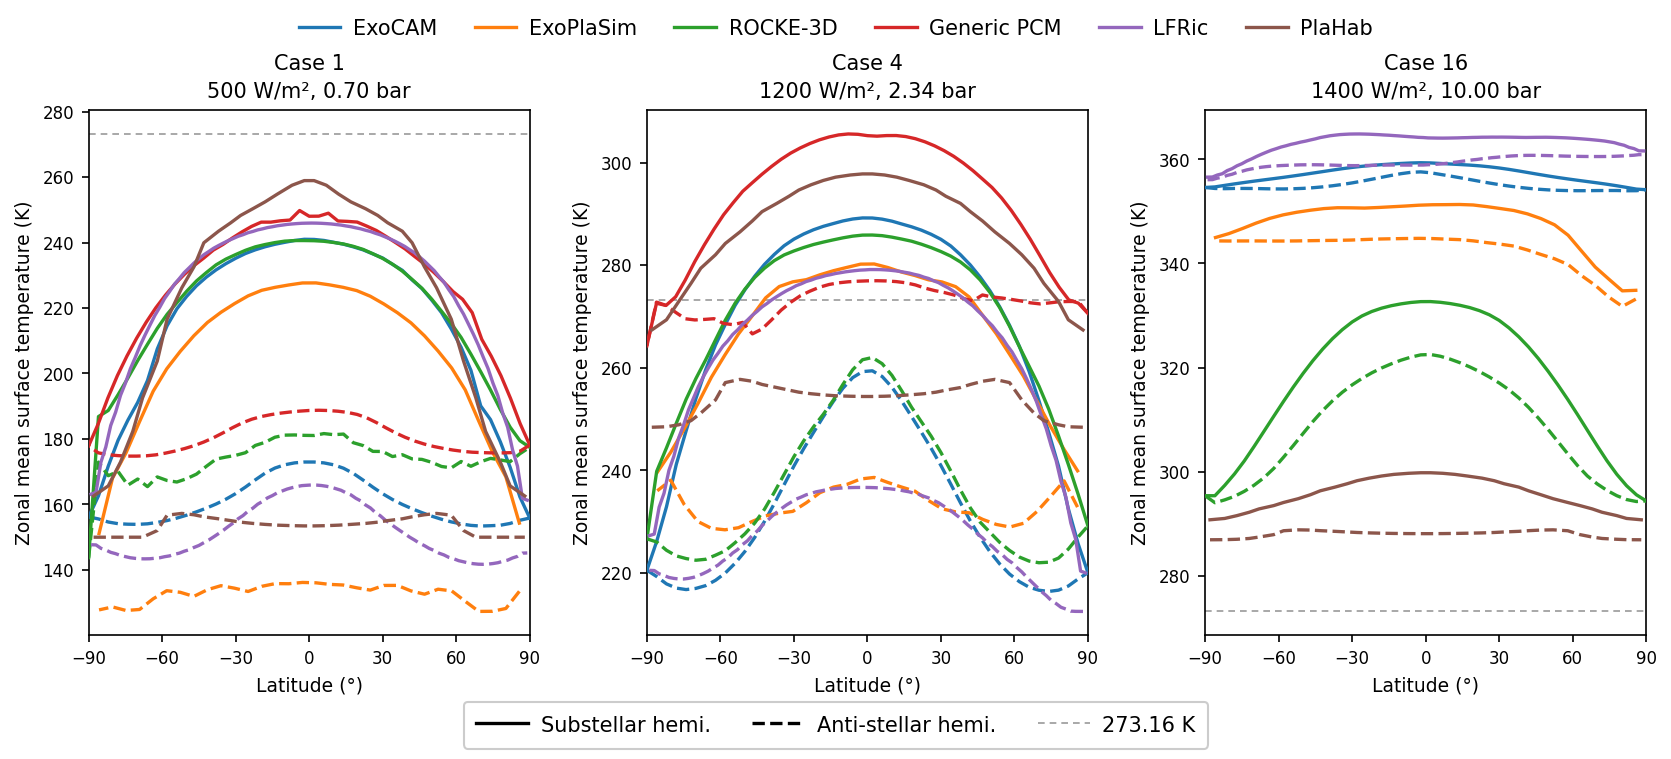

Write Python code to recreate this figure.
#
# Zonal mean surface temperature: Selected Cases
# Layout: 1 row x 3 columns (Cases 1, 4, 16)
# Solid lines: substellar hemisphere zonal mean; dashed: anti-stellar hemisphere.
#
# Companion to fig_profiles_temp_select.py, which shows the same three cases in
# the vertical. Here the average is taken along longitude at each latitude, so
# the figure carries the meridional structure the profile figure integrates
# away, and the day/night convention is the same in both.
#
# PlaHab is included here although it is absent from the vertical profile
# figure: it is two-dimensional and so has no profile to plot, but it does
# resolve latitude, and its caseN_tsurf.out files exist for exactly the three
# selected cases. HEXTOR and ExoColumn are not included. ExoColumn is a single
# column and has no latitude at all. HEXTOR does resolve latitude -- 18 belts --
# but submitted only the global summary file, so no per-belt output exists in
# the archive; its belts are also in the tidally locked coordinate rather than
# the geographic latitude used here, so they would need transforming even once
# supplied.
#
import warnings
warnings.filterwarnings('ignore', category=DeprecationWarning)

import netCDF4
import numpy as np
import matplotlib.pyplot as plt

tfreeze = 273.16

# Checked against the reported global means: recombining the two hemispheric
# curves and area weighting in latitude returns each model's submitted global
# mean to 0.03 K for ROCKE-3D, LFRic and PlaHab. ExoCAM, ExoPlaSim and the
# Generic PCM come back about 1 K low, which is the flat half-and-half
# recombination, not the curves: those grids either carry a column exactly on
# the terminator, which belongs to neither hemisphere and is dropped, or split
# unevenly. Averaging their fields over all longitudes instead reproduces the
# reported means to 0.1 K.

# Colors follow fig_profiles_temp_select.py, with PlaHab taking the color it
# carries in the allcases figures.
MODEL_STYLES = {
    'ExoCAM':    dict(color='#1f77b4', lw=1.6),
    'ExoPlaSim': dict(color='#ff7f0e', lw=1.6),
    'ROCKE-3D':  dict(color='#2ca02c', lw=1.6),
    'PCM':       dict(color='#d62728', lw=1.6),
    'LFRic':     dict(color='#9467bd', lw=1.6),
    'PlaHab':    dict(color='#8c564b', lw=1.6),
}
MODEL_LABELS = {
    'ExoCAM':    'ExoCAM',
    'ExoPlaSim': 'ExoPlaSim',
    'ROCKE-3D':  'ROCKE-3D',
    'PCM':       'Generic PCM',
    'LFRic':     'LFRic',
    'PlaHab':    'PlaHab',
}


# -- helpers ---------------------------------------------------------

def roll_to_180(data, lon):
    """Roll a (..., lon) field and its lon vector from [0, 360) to [-180, 180)."""
    idx = np.searchsorted(lon, 180.0)
    return (np.concatenate([data[..., idx:], data[..., :idx]], axis=-1),
            np.concatenate([lon[idx:] - 360.0, lon[:idx]]))


def read_nc(path, var, lat_var='lat', lon_var='lon', avg_axis=None, offset=0.0):
    with netCDF4.Dataset(path) as ds:
        raw  = ds.variables[var]
        data = (np.average(raw, axis=avg_axis) if avg_axis is not None else np.array(raw))
        data = np.squeeze(np.asarray(data, dtype=float)) + offset
        lat  = np.array(ds.variables[lat_var])
        lon  = np.array(ds.variables[lon_var])
    return data, lat, lon


def hemi_zonal_mean(data2d, lon, lon_ss=0.0, day=True):
    """Mean along longitude over one hemisphere, at each latitude.

    data2d : (nlat, nlon)
    day    : True -> substellar hemisphere, False -> anti-stellar
    Returns (nlat,). NaN-safe, and unweighted in longitude because every grid
    used here is uniform in longitude, so a cell-width weight is a constant.
    """
    cos_d = np.cos(np.radians(lon - lon_ss))
    mask  = (cos_d > 0) if day else (cos_d < 0)
    data  = np.asarray(data2d, dtype=float)
    w     = mask[np.newaxis, :] * np.isfinite(data)
    return np.where(np.isfinite(data), data, 0.0).dot(mask * 1.0) / w.sum(axis=1)


def both_hemis(data2d, lat, lon, lon_ss=0.0):
    return (lat,
            hemi_zonal_mean(data2d, lon, lon_ss, day=True),
            hemi_zonal_mean(data2d, lon, lon_ss, day=False))


# -- ExoCAM ----------------------------------------------------------
# Substellar point at native lon = 180, so the grid is left unrolled.
_d = '/models/data/samosa/exocam'
Ts_exocam, lat_exocam, lon_exocam = zip(*[
    read_nc(f'{_d}/samosa{c}.cam.h0.avg.nc', 'TS', avg_axis=0) for c in (1, 4, 16)])
exocam = [both_hemis(t, lat_exocam[0], lon_exocam[0], lon_ss=180.) for t in Ts_exocam]

# -- ExoPlaSim -------------------------------------------------------
_d = '/models/data/samosa/exoplasim/full_t21_synchronous__3000teff_15day'
_plasim_files = [
    f'{_d}/t21_synchronous_0.70pn2_flux500_400.0co2_3000teff_15day.nc',
    f'{_d}/t21_synchronous_2.34pn2_flux1200_400.0co2_3000teff_15day.nc',
    f'{_d}/t21_synchronous_10.00pn2_flux1400_400.0co2_3000teff_15day.nc',
]
plasim = []
for f in _plasim_files:
    ts, lat, lon = read_nc(f, 'ts', avg_axis=0)
    ts, lon_s = roll_to_180(ts, lon)
    plasim.append(both_hemis(ts, lat, lon_s))

# -- ROCKE-3D --------------------------------------------------------
# Celsius, and the substellar point is at native lon = 180: roll, then rotate
# it to lon = 0 so the hemisphere mask matches the other models.
_d = '/models/data/samosa/rocke3d'
r3d = []
for c in (1, 4, 16):
    ts, lat, lon = read_nc(f'{_d}/rocke_{c:02d}q.nc', 'tsurf', offset=tfreeze)
    ts, lon_s = roll_to_180(ts, lon)
    _lon = lon_s + 180.0
    _lon[_lon >= 180.0] -= 360.0
    idx = np.argsort(_lon)
    r3d.append(both_hemis(ts[:, idx], lat, _lon[idx]))

# -- Generic PCM -----------------------------------------------------
# Case 16 is not converged (see SAMOSA_summary.pdf) and is omitted.
_d = '/models/data/samosa/genericpcm/OHT_off'
pcm = []
for c in (1, 4):
    ts, lat, lon = read_nc(
        f'{_d}/case-{c}/SAMOSA_output_file_Generic_PCM_case-{c}_OHT_off.nc',
        'surface_temperature', lat_var='latitude', lon_var='longitude')
    pcm.append(both_hemis(ts, lat, lon))
pcm.append(None)

# -- LFRic -----------------------------------------------------------
_d = '/models/data/samosa/lfric'
lfric = []
for c in (1, 4, 16):
    ts, lat, lon = read_nc(f'{_d}/lfric_samosa_case{c:02d}.nc', 'grid_surface_temperature')
    ts, lon_s = roll_to_180(ts, lon)
    lfric.append(both_hemis(ts, lat, lon_s))

# -- PlaHab ----------------------------------------------------------
# Plain text: column 0 is latitude, the remaining 20 are longitude.
lon_plahab = np.array([-171., -153., -135., -117.,  -99.,  -81.,  -63.,  -45.,  -27.,  -9.,
                          9.,   27.,   45.,   63.,   81.,   99.,  117.,  135.,  153.,  171.])
_d = '/models/data/samosa/plahab/simulations'
plahab = []
for c, s in ((1, 'sample1'), (4, 'sample4'), (16, 'sample16')):
    raw = np.loadtxt(f'{_d}/{s}/case{c}_tsurf.out')
    plahab.append(both_hemis(raw[:, 1:], raw[:, 0], lon_plahab))


# -- Figure ----------------------------------------------------------
case_labels = ['Case 1\n500 W/m², 0.70 bar',
               'Case 4\n1200 W/m², 2.34 bar',
               'Case 16\n1400 W/m², 10.00 bar']

FS_TITLE, FS_LABEL, FS_TICK, FS_LEGEND = 10, 9, 8, 10

fig, axes = plt.subplots(1, 3, figsize=(11, 5), layout='constrained')
fig.get_layout_engine().set(w_pad=2/72, h_pad=2/72, wspace=0.06)

for ci, ax in enumerate(axes):
    series = [
        ('ExoCAM',    exocam[ci]),
        ('ExoPlaSim', plasim[ci]),
        ('ROCKE-3D',  r3d[ci]),
        ('PCM',       pcm[ci]),
        ('LFRic',     lfric[ci]),
        ('PlaHab',    plahab[ci]),
    ]

    # Freezing reference, drawn first so the model curves sit over it
    ax.axhline(tfreeze, color='0.6', lw=0.8, ls=(0, (4, 3)), zorder=1)

    for name, entry in series:
        if entry is None:
            continue
        lat, T_ss, T_as = entry
        ax.plot(lat, T_ss, ls='-',  zorder=3, **MODEL_STYLES[name])
        ax.plot(lat, T_as, ls='--', zorder=3, **MODEL_STYLES[name])

    ax.set_xlim(-90, 90)
    ax.set_xticks([-90, -60, -30, 0, 30, 60, 90])
    ax.tick_params(axis='both', labelsize=FS_TICK)
    ax.grid(False)

    ax.set_title(case_labels[ci], fontsize=FS_TITLE, linespacing=1.5)
    ax.set_xlabel('Latitude (°)', fontsize=FS_LABEL)
    ax.set_ylabel('Zonal mean surface temperature (K)', fontsize=FS_LABEL)

from matplotlib.lines import Line2D
# A six-entry legend inside a panel covers the curves it is labelling, so the
# models go above the panels, as in fig_energy_balance.py, and the line-style
# key stays below. Two legends cannot share 'outside lower center': constrained
# layout gives them the same slot and the second one hides the first. Only five
# curves appear in the Case 16 panel, the Generic PCM having no converged
# solution there.
model_handles = [Line2D([0], [0], ls='-', label=MODEL_LABELS[m], **MODEL_STYLES[m])
                 for m in ('ExoCAM', 'ExoPlaSim', 'ROCKE-3D', 'PCM', 'LFRic', 'PlaHab')]
style_handles = [
    Line2D([0], [0], color='k', lw=1.6, ls='-',  label='Substellar hemi.'),
    Line2D([0], [0], color='k', lw=1.6, ls='--', label='Anti-stellar hemi.'),
    Line2D([0], [0], color='0.6', lw=0.8, ls=(0, (4, 3)), label='273.16 K'),
]
fig.legend(handles=model_handles, loc='outside upper center', ncols=6,
           fontsize=FS_LEGEND, frameon=False,
           handlelength=2.0, handletextpad=0.6, columnspacing=1.8)
fig.legend(handles=style_handles, loc='outside lower center', ncols=3,
           fontsize=FS_LEGEND, frameon=True, framealpha=1.0,
           handlelength=2.5, handleheight=1.2, handletextpad=0.6,
           borderpad=0.6, labelspacing=0.5)

fig.savefig('fig_zonal_temp_select.png', bbox_inches='tight', dpi=150)
fig.savefig('fig_zonal_temp_select.eps', bbox_inches='tight')
